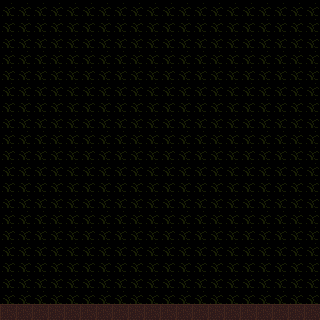

The image is a tile-based game level rendered from a .tmx file. Its description and complete source (layers, tilesets, objects, tile grids) follow:
An orthogonal 20x20 tile map with 16x16 px tiles, 2 tile layers (bg, mg).

<map version="1.0" orientation="orthogonal" renderorder="right-down" width="20" height="20" tilewidth="16" tileheight="16" nextobjectid="1">
 <tileset firstgid="1" name="TestTiles" tilewidth="16" tileheight="16">
  <image source="../images/TestTiles.png" width="160" height="160" />
 </tileset>
 <layer name="bg" width="20" height="20">
  <data encoding="csv">
27,27,27,27,27,27,27,27,27,27,27,27,27,27,27,27,27,27,27,27,
27,27,27,27,27,27,27,27,27,27,27,27,27,27,27,27,27,27,27,27,
27,27,27,27,27,27,27,27,27,27,27,27,27,27,27,27,27,27,27,27,
27,27,27,27,27,27,27,27,27,27,27,27,27,27,27,27,27,27,27,27,
27,27,27,27,27,27,27,27,27,27,27,27,27,27,27,27,27,27,27,27,
27,27,27,27,27,27,27,27,27,27,27,27,27,27,27,27,27,27,27,27,
27,27,27,27,27,27,27,27,27,27,27,27,27,27,27,27,27,27,27,27,
27,27,27,27,27,27,27,27,27,27,27,27,27,27,27,27,27,27,27,27,
27,27,27,27,27,27,27,27,27,27,27,27,27,27,27,27,27,27,27,27,
27,27,27,27,27,27,27,27,27,27,27,27,27,27,27,27,27,27,27,27,
27,27,27,27,27,27,27,27,27,27,27,27,27,27,27,27,27,27,27,27,
27,27,27,27,27,27,27,27,27,27,27,27,27,27,27,27,27,27,27,27,
27,27,27,27,27,27,27,27,27,27,27,27,27,27,27,27,27,27,27,27,
27,27,27,27,27,27,27,27,27,27,27,27,27,27,27,27,27,27,27,27,
27,27,27,27,27,27,27,27,27,27,27,27,27,27,27,27,27,27,27,27,
27,27,27,27,27,27,27,27,27,27,27,27,27,27,27,27,27,27,27,27,
27,27,27,27,27,27,27,27,27,27,27,27,27,27,27,27,27,27,27,27,
27,27,27,27,27,27,27,27,27,27,27,27,27,27,27,27,27,27,27,27,
27,27,27,27,27,27,27,27,27,27,27,27,27,27,27,27,27,27,27,27,
27,27,27,27,27,27,27,27,27,27,27,27,27,27,27,27,27,27,27,27
</data>
 </layer>
 <layer name="mg" width="20" height="20">
  <data encoding="csv">
0,0,0,0,0,0,0,0,0,0,0,0,0,0,0,0,0,0,0,0,
0,0,0,0,0,0,0,0,0,0,0,0,0,0,0,0,0,0,0,0,
0,0,0,0,0,0,0,0,0,0,0,0,0,0,0,0,0,0,0,0,
0,0,0,0,0,0,0,0,0,0,0,0,0,0,0,0,0,0,0,0,
0,0,0,0,0,0,0,0,0,0,0,0,0,0,0,0,0,0,0,0,
0,0,0,0,0,0,0,0,0,0,0,0,0,0,0,0,0,0,0,0,
0,0,0,0,0,0,0,0,0,0,0,0,0,0,0,0,0,0,0,0,
0,0,0,0,0,0,0,0,0,0,0,0,0,0,0,0,0,0,0,0,
0,0,0,0,0,0,0,0,0,0,0,0,0,0,0,0,0,0,0,0,
0,0,0,0,0,0,0,0,0,0,0,0,0,0,0,0,0,0,0,0,
0,0,0,0,0,0,0,0,0,0,0,0,0,0,0,0,0,0,0,0,
0,0,0,0,0,0,0,0,0,0,0,0,0,0,0,0,0,0,0,0,
0,0,0,0,0,0,0,0,0,0,0,0,0,0,0,0,0,0,0,0,
0,0,0,0,0,0,0,0,0,0,0,0,0,0,0,0,0,0,0,0,
0,0,0,0,0,0,0,0,0,0,0,0,0,0,0,0,0,0,0,0,
0,0,0,0,0,0,0,0,0,0,0,0,0,0,0,0,0,0,0,0,
0,0,0,0,0,0,0,0,0,0,0,0,0,0,0,0,0,0,0,0,
0,0,0,0,0,0,0,0,0,0,0,0,0,0,0,0,0,0,0,0,
0,0,0,0,0,0,0,0,0,0,0,0,0,0,0,0,0,0,0,0,
1,1,1,1,1,1,1,1,1,1,1,1,1,1,1,1,1,1,1,1
</data>
 </layer>
</map>